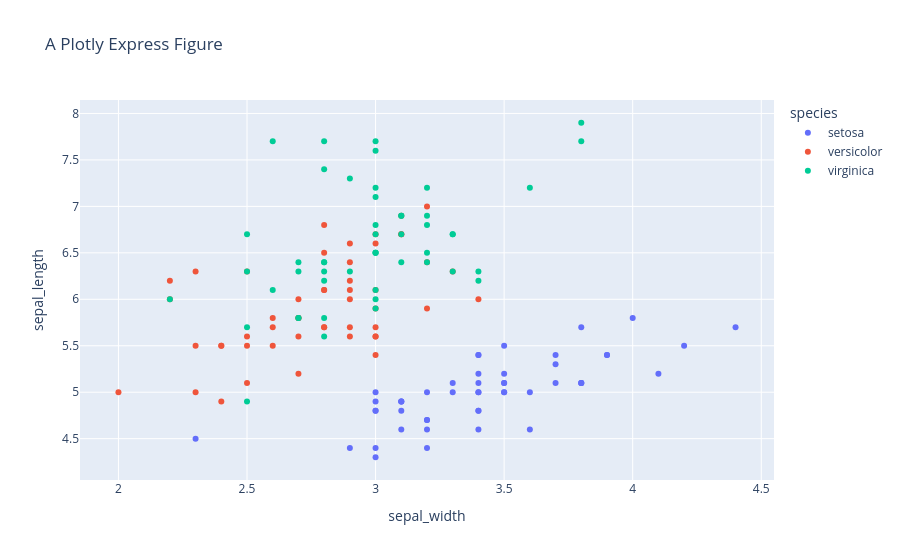

The cell this chart's notebook holds for it:
### Code cell
import plotly.express as px

df = px.data.iris()
fig = px.scatter(df, x="sepal_width", y="sepal_length", color="species", title="A Plotly Express Figure")

fig.show()

### Figure 1 — Plotly figure (JSON) as saved in the notebook; plotly's stock layout.template omitted (floating-point values rounded to 4 significant figures)
{"data": [{"hovertemplate": "species=setosa<br>sepal_width=%{x}<br>sepal_length=%{y}<extra></extra>", "legendgroup": "setosa", "marker": {"color": "#636efa", "symbol": "circle"}, "mode": "markers", "name": "setosa", "orientation": "v", "showlegend": true, "type": "scatter", "x": [3.5, 3, 3.2, 3.1, 3.6, 3.9, 3.4, 3.4, 2.9, 3.1, 3.7, 3.4, 3, 3, 4, 4.4, 3.9, 3.5, 3.8, 3.8, 3.4, 3.7, 3.6, 3.3, 3.4, 3, 3.4, 3.5, 3.4, 3.2, 3.1, 3.4, 4.1, 4.2, 3.1, 3.2, 3.5, 3.1, 3, 3.4, 3.5, 2.3, 3.2, 3.5, 3.8, 3, 3.8, 3.2, 3.7, 3.3], "xaxis": "x", "y": [5.1, 4.9, 4.7, 4.6, 5, 5.4, 4.6, 5, 4.4, 4.9, 5.4, 4.8, 4.8, 4.3, 5.8, 5.7, 5.4, 5.1, 5.7, 5.1, 5.4, 5.1, 4.6, 5.1, 4.8, 5, 5, 5.2, 5.2, 4.7, 4.8, 5.4, 5.2, 5.5, 4.9, 5, 5.5, 4.9, 4.4, 5.1, 5, 4.5, 4.4, 5, 5.1, 4.8, 5.1, 4.6, 5.3, 5], "yaxis": "y"}, {"hovertemplate": "species=versicolor<br>sepal_width=%{x}<br>sepal_length=%{y}<extra></extra>", "legendgroup": "versicolor", "marker": {"color": "#EF553B", "symbol": "circle"}, "mode": "markers", "name": "versicolor", "orientation": "v", "showlegend": true, "type": "scatter", "x": [3.2, 3.2, 3.1, 2.3, 2.8, 2.8, 3.3, 2.4, 2.9, 2.7, 2, 3, 2.2, 2.9, 2.9, 3.1, 3, 2.7, 2.2, 2.5, 3.2, 2.8, 2.5, 2.8, 2.9, 3, 2.8, 3, 2.9, 2.6, 2.4, 2.4, 2.7, 2.7, 3, 3.4, 3.1, 2.3, 3, 2.5, 2.6, 3, 2.6, 2.3, 2.7, 3, 2.9, 2.9, 2.5, 2.8], "xaxis": "x", "y": [7, 6.4, 6.9, 5.5, 6.5, 5.7, 6.3, 4.9, 6.6, 5.2, 5, 5.9, 6, 6.1, 5.6, 6.7, 5.6, 5.8, 6.2, 5.6, 5.9, 6.1, 6.3, 6.1, 6.4, 6.6, 6.8, 6.7, 6, 5.7, 5.5, 5.5, 5.8, 6, 5.4, 6, 6.7, 6.3, 5.6, 5.5, 5.5, 6.1, 5.8, 5, 5.6, 5.7, 5.7, 6.2, 5.1, 5.7], "yaxis": "y"}, {"hovertemplate": "species=virginica<br>sepal_width=%{x}<br>sepal_length=%{y}<extra></extra>", "legendgroup": "virginica", "marker": {"color": "#00cc96", "symbol": "circle"}, "mode": "markers", "name": "virginica", "orientation": "v", "showlegend": true, "type": "scatter", "x": [3.3, 2.7, 3, 2.9, 3, 3, 2.5, 2.9, 2.5, 3.6, 3.2, 2.7, 3, 2.5, 2.8, 3.2, 3, 3.8, 2.6, 2.2, 3.2, 2.8, 2.8, 2.7, 3.3, 3.2, 2.8, 3, 2.8, 3, 2.8, 3.8, 2.8, 2.8, 2.6, 3, 3.4, 3.1, 3, 3.1, 3.1, 3.1, 2.7, 3.2, 3.3, 3, 2.5, 3, 3.4, 3], "xaxis": "x", "y": [6.3, 5.8, 7.1, 6.3, 6.5, 7.6, 4.9, 7.3, 6.7, 7.2, 6.5, 6.4, 6.8, 5.7, 5.8, 6.4, 6.5, 7.7, 7.7, 6, 6.9, 5.6, 7.7, 6.3, 6.7, 7.2, 6.2, 6.1, 6.4, 7.2, 7.4, 7.9, 6.4, 6.3, 6.1, 7.7, 6.3, 6.4, 6, 6.9, 6.7, 6.9, 5.8, 6.8, 6.7, 6.7, 6.3, 6.5, 6.2, 5.9], "yaxis": "y"}], "layout": {"legend": {"title": {"text": "species"}, "tracegroupgap": 0}, "title": {"text": "A Plotly Express Figure"}, "xaxis": {"anchor": "y", "domain": [0, 1], "title": {"text": "sepal_width"}}, "yaxis": {"anchor": "x", "domain": [0, 1], "title": {"text": "sepal_length"}}}}
